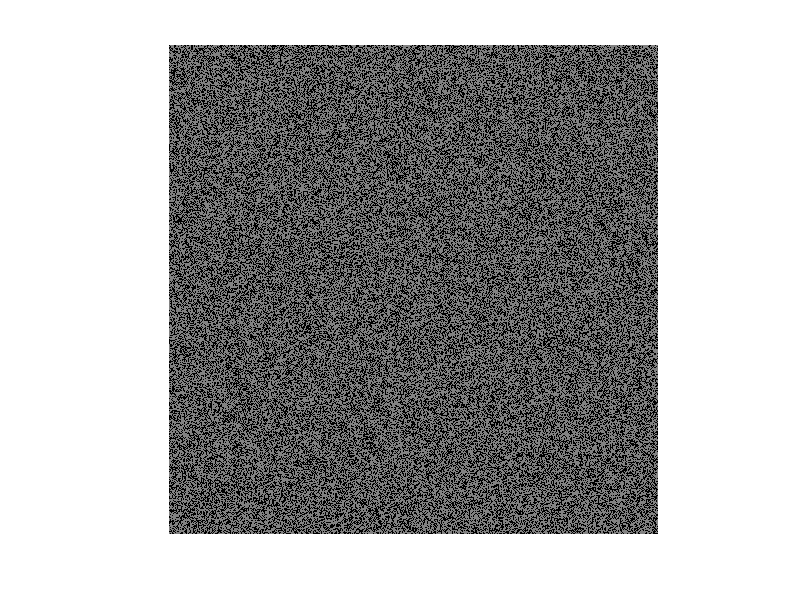
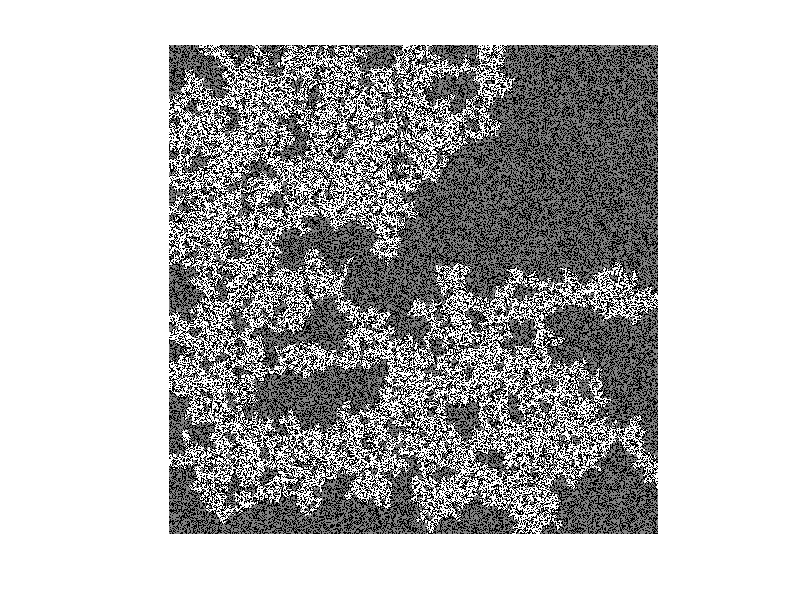

Reproduce these figures in MATLAB, in order.
%% Ler matriz A.
b = load("matrixA.txt");
%%

%% Ler matriz B.
a = load("matrixB.txt");
%%

%% Display da primeira imagem.
figure(1)
%%

%% Passar os pixeis para uma escala de 0 a 1
b=b/2;
%%

imshow(b);
%% Passar os pixeis para uma escala de 0 a 1
a = a/2;
%%

%% Os pixeis que originalmente tinham 0 ficam a preto, 
%% os que tinham 1 ficam a cinza e os que tinham 2 
%% ficam a branco
figure(2)
%%
imshow(a);
